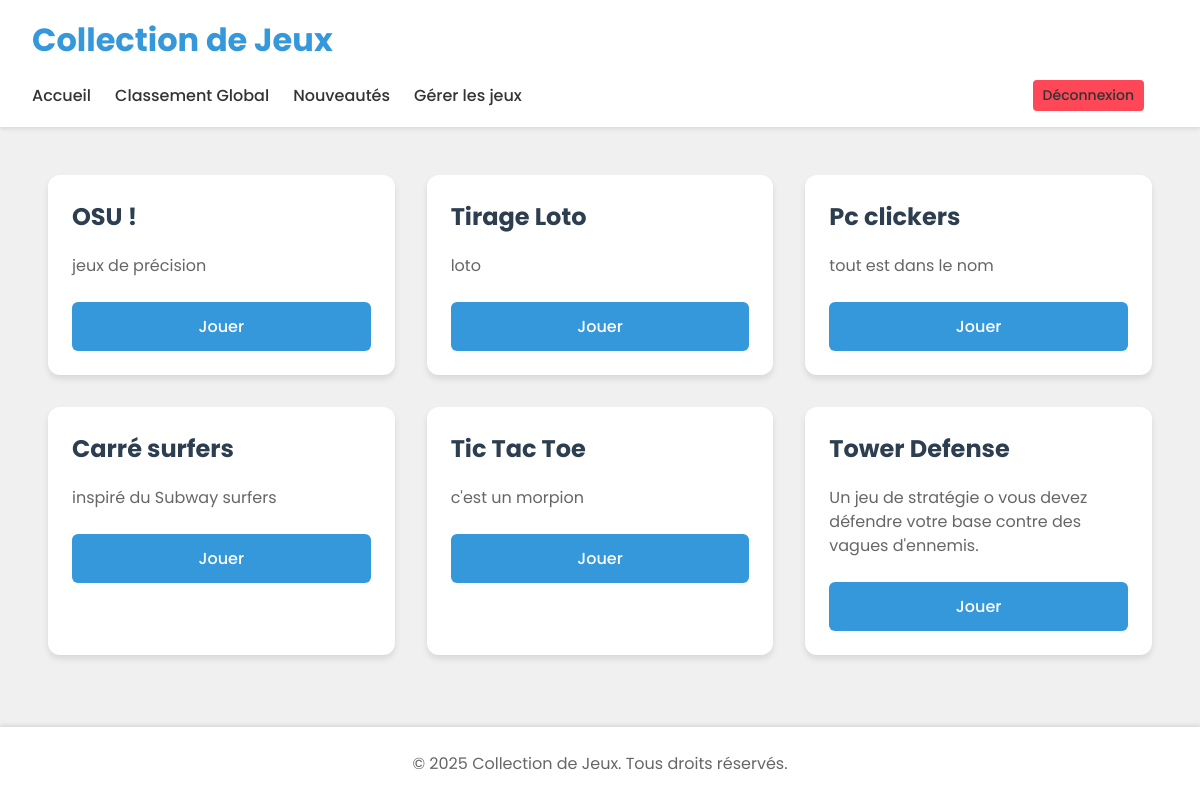
The page /index.php (signed in) on the database its author committed.
### tables this page shows
CREATE TABLE `games` (
  `id` int NOT NULL,
  `nom_du_jeux` varchar(100) NOT NULL,
  `description` text,
  `path` varchar(255) NOT NULL,
  `created_at` timestamp NULL DEFAULT CURRENT_TIMESTAMP
);

### src/index.php (the view, shortened to what this page needs)
<?php
require_once 'config.php';
$stmt = $pdo->query("SELECT * FROM games ORDER BY created_at DESC");
$games = $stmt->fetchAll(PDO::FETCH_ASSOC);
?>
<!DOCTYPE html>
<html lang="fr">
<head>
    <link rel="stylesheet" href="css/style.css">
</head>
<body>
    <header class="header">
        <h1>Collection de Jeux</h1>
        <nav class="nav">
            <a href="index.php">Accueil</a>
            <a href="#classement">Classement Global</a>
            <a href="#nouveautes">Nouveautés</a>
            <a href="gestion_jeux.php">Gérer les jeux</a>
            <div class="user-info">
                <span>Bonjour, <?php echo htmlspecialchars($_SESSION['user_nom']); ?></span>
                <a href="formulaire/deconnexion.php" class="logout-button">Déconnexion</a>
            </div>
        </nav>
    </header>
    <main>
        <div class="games-container">
            <?php foreach($games as $game): ?>
                <div class="game-card">
                    <h2><?php echo htmlspecialchars($game['nom_du_jeux']); ?></h2>
                    <p><?php echo htmlspecialchars($game['description']); ?></p>
                    <div class="game-buttons">
                        <a href="<?php echo htmlspecialchars($game['path']); ?>" class="play-button">Jouer</a>
                    </div>
                </div>
            <?php endforeach; ?>
        </div>
    </main>
    <footer class="footer">
        <p>© <?php echo date('Y'); ?> Collection de Jeux. Tous droits réservés.</p>
    </footer>
</body>
</html>

### src/css/style.css (style rules this page uses)
:root { --primary-color: #3498db; --primary-dark: #2980b9; --secondary-color: #2ecc71; --secondary-dark: #27ae60; --background-color: #f0f0f0; --card-background: white; --text-color: #333; --card-title-color: #2c3e50; }
body { font-family: 'Poppins', Arial, sans-serif; margin: 0; padding: 0; background-color: var(--background-color); color: var(--text-color); min-height: 100vh; display: flex; flex-direction: column; }
.header { background-color: var(--card-background); box-shadow: 0 2px 4px rgba(0,0,0,0.1); padding: 1rem 2rem; }
.header h1 { margin: 0; color: var(--primary-color); font-size: 2rem; }
.nav { margin-top: 1rem; }
.nav a { color: var(--text-color); text-decoration: none; margin-right: 1.5rem; font-weight: 500; }
main { flex: 1; padding: 2rem; }
.games-container { display: grid; grid-template-columns: repeat(auto-fit, minmax(300px, 1fr)); gap: 2rem; max-width: 1200px; margin: 0 auto; padding: 1rem; }
.game-card { background-color: var(--card-background); border-radius: 12px; padding: 1.5rem; box-shadow: 0 4px 6px rgba(0,0,0,0.1); transition: transform 0.3s ease, box-shadow 0.3s ease; }
.game-card h2 { margin-top: 0; color: var(--card-title-color); font-size: 1.5rem; }
.game-card p { color: #666; line-height: 1.5; margin: 1rem 0; }
.game-buttons { display: flex; gap: 1rem; margin-top: 1.5rem; }
.game-buttons a { padding: 0.75rem 1.5rem; text-decoration: none; border-radius: 6px; flex: 1; text-align: center; font-weight: 500; transition: background-color 0.2s ease; }
.play-button { background-color: var(--primary-color); color: white; }
.footer { background-color: var(--card-background); padding: 1.5rem; text-align: center; margin-top: auto; box-shadow: 0 -2px 4px rgba(0,0,0,0.1); }
.footer p { margin: 0; color: #666; }

### src/index.php (style rules this page uses)
.user-info { display: flex; align-items: center; margin-left: auto; gap: 15px; }
.user-info span { color: white; font-weight: 500; }
.logout-button { background-color: #ff4757; color: white; padding: 5px 10px; border-radius: 4px; text-decoration: none; font-size: 14px; transition: background-color 0.3s; }
.nav { display: flex; align-items: center; }

### rows shown on the page
games: nom_du_jeux "OSU !", description "jeux de précision"
games: nom_du_jeux "Tirage Loto", description "loto"
games: nom_du_jeux "Pc clickers", description "tout est dans le nom"
games: nom_du_jeux "Carré surfers", description "inspiré du Subway surfers"
games: nom_du_jeux "Tic Tac Toe", description "c'est un morpion"
games: nom_du_jeux "Tower Defense", description "Un jeu de stratégie o vous devez défendre votre base contre des vagues d'ennemis."
